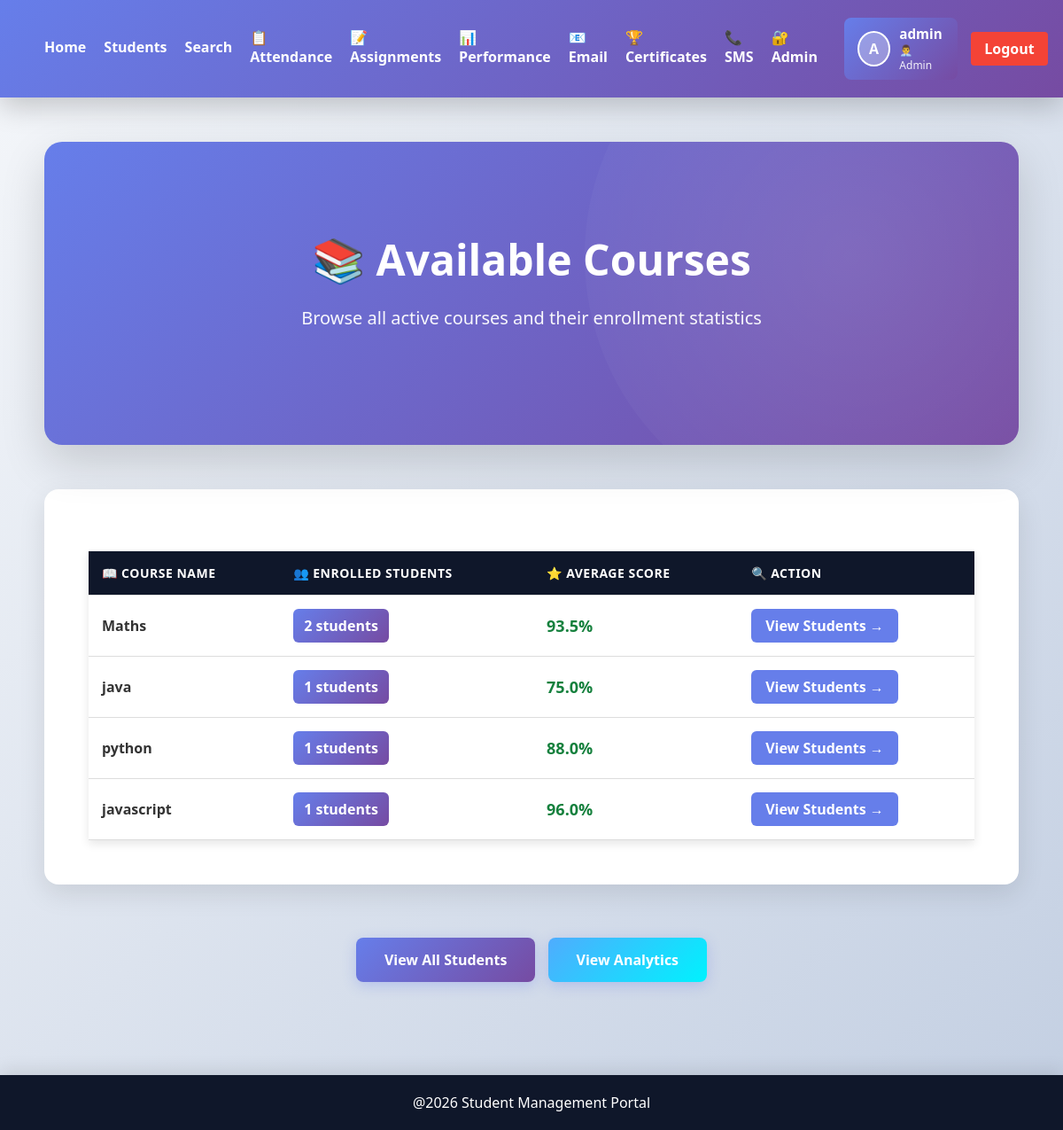
The app's page /courses/ (signed in) with its own data.
### students/models.py (models this page shows, shortened)
class Student(models.Model):
    name = models.CharField(max_length=100)
    course = models.CharField(max_length=100)
    marks = models.IntegerField()
    age = models.IntegerField(default=18)
    profile_pic = models.ImageField(upload_to='profiles/', blank=True, null=True)

### students/views.py (the view)
# urls.py: path('courses/', views.courses_page, name='courses'),
@login_required(login_url='login')
def courses_page(request):
    courses = Student.objects.values('course').distinct()
    course_list = []
    for c in courses:
        course_name = c['course']
        enrolled = Student.objects.filter(course=course_name).count()
        avg = Student.objects.filter(course=course_name).aggregate(Avg('marks'))['marks__avg'] or 0
        course_list.append({
            'name': course_name,
            'enrolled': enrolled,
            'avg_marks': round(avg, 2)
        })
    return render(request, 'courses.html', {'courses': course_list})

### students/templates/courses.html
{% extends 'base.html' %}
{% block content %}
<section class="hero">
    <h1>📚 Available Courses</h1>
    <p>Browse all active courses and their enrollment statistics</p>
</section>
<section class="content-section">
    {% if courses %}
    <table class="table">
        <thead>
            <tr>
                <th>📖 Course Name</th>
                <th>👥 Enrolled Students</th>
                <th>⭐ Average Score</th>
                <th>🔍 Action</th>
            </tr>
        </thead>
        <tbody>
            {% for course in courses %}
            <tr>
                <td><strong style="font-size: 16px;">{{ course.name }}</strong></td>
                <td>
                    <span style="background: linear-gradient(135deg, #667eea, #764ba2); color: white; padding: 8px 12px; border-radius: 6px; font-weight: 600;">
                        {{ course.enrolled }} students
                    </span>
                </td>
                <td>
                    <strong style="font-size: 18px; color: {% if course.avg_marks >= 70 %}#15803d{% elif course.avg_marks >= 50 %}#f59e0b{% else %}#991b1b{% endif %};">
                        {{ course.avg_marks }}%
                    </strong>
                </td>
                <td>
                    <a href="{% url 'search' %}?q={{ course.name }}" style="background: #667eea; color: white; padding: 8px 16px; border-radius: 6px; text-decoration: none; font-weight: 600; display: inline-block; transition: all 0.3s;" onmouseover="this.style.background='#764ba2'" onmouseout="this.style.background='#667eea'">
                        View Students →
                    </a>
                </td>
            </tr>
            {% endfor %}
        </tbody>
    </table>
    {% else %}
    <div style="text-align: center; padding: 60px 20px; background: #f9fafb; border-radius: 12px;">
        <p style="font-size: 18px; color: #666;">📭 No courses available yet</p>
    </div>
    {% endif %}
</section>
<p style="text-align: center; margin-top: 40px;">
    <a href="{% url 'students' %}" class="btn">View All Students</a>
    <a href="{% url 'analytics' %}" class="btn" style="margin-left: 10px; background: linear-gradient(135deg, #4facfe, #00f2fe);">View Analytics</a>
</p>
{% endblock %}

### students/templates/base.html (shortened to what this page needs)
{% load student_extras %}
{% load static %}
<!DOCTYPE html>
<html>
    <head>
        <link rel="stylesheet" href="{%static 'css/style.css'%}">
    </head>
    <body>
        <header class="navbar">
            <nav style="display: flex; justify-content: space-between; align-items: center;">
                <div style="display: flex; gap: 20px; align-items: center;">
                    <a href="{% url 'home' %}">Home</a>
                    <a href="{% url 'students' %}">Students</a>
                    <a href="{% url 'search' %}">Search</a>
                    <a href="{% url 'attendance' %}">📋 Attendance</a>
                    <a href="{% url 'assignments' %}">📝 Assignments</a>
                    <a href="{% url 'performance_charts' %}">📊 Performance</a>
                    {% if user.is_staff or user.is_superuser %}
                        <a href="{% url 'email_notifications' %}">📧 Email</a>
                        <a href="{% url 'certificates' %}">🏆 Certificates</a>
                        <a href="{% url 'sms_alerts' %}">📞 SMS</a>
                        <a href="{% url 'admin_panel' %}">🔐 Admin</a>
                    {% endif %}
                </div>
                <div style="display: flex; align-items: center; gap: 15px;">
                    {% if user.is_authenticated %}
                        {% with admin_user=user %}
                            {% if user.is_staff or user.is_superuser %}
                                <div style="display: flex; align-items: center; gap: 10px; padding: 8px 15px; background: linear-gradient(135deg, #667eea, #764ba2); border-radius: 8px; color: white;">
                                    {% with profile=admin_user.student_set.first %}
                                        {% if profile.profile_pic %}
                                            <img src="{{ profile.profile_pic.url }}" alt="{{ admin_user.username }}" style="width: 40px; height: 40px; border-radius: 50%; object-fit: cover; border: 2px solid white;">
                                        {% else %}
                                            <div style="width: 40px; height: 40px; border-radius: 50%; background: rgba(255,255,255,0.3); display: flex; align-items: center; justify-content: center; font-weight: bold; border: 2px solid white;">
                                                {{ admin_user.first_name|first|upper|default:admin_user.username|first|upper }}
                                            </div>
                                        {% endif %}
                                    {% endwith %}
                                    <div>
                                        <div style="font-weight: 600; font-size: 0.95em;">{{ admin_user.first_name|default:admin_user.username }}</div>
                                        <div style="font-size: 0.75em; opacity: 0.9;">👨‍💼 Admin</div>
                                    </div>
                                </div>
                            {% endif %}
                        {% endwith %}
                        <a href="{% url 'logout' %}" style="padding: 8px 15px; background: #f44336; color: white; border-radius: 4px; text-decoration: none; font-weight: 600;">Logout</a>
                    {% else %}
                        <a href="{% url 'login' %}">Login</a>
                    {% endif %}
                </div>
            </nav>
        </header>
        <div class="container">
            {% block content %}
            {% endblock %}
        </div>
        <footer class="footer">
            <p>@2026 Student Management Portal</p>
        </footer>
    </body>
</html>

### students/static/css/style.css (style rules this page uses)
* { margin: 0; padding: 0; box-sizing: border-box; }
body { font-family: 'Segoe UI', 'Roboto', Tahoma, Geneva, Verdana, sans-serif; background: linear-gradient(135deg, #f5f7fa 0%, #c3cfe2 100%); min-height: 100vh; color: #333; }
.navbar { background: linear-gradient(135deg, #667eea 0%, #764ba2 100%); color: white; display: flex; justify-content: space-between; align-items: center; padding: 20px 50px; box-shadow: 0 10px 30px rgba(0, 0, 0, 0.2); position: sticky; top: 0; z-index: 100; }
nav { display: flex; gap: 30px; }
.navbar a { color: white; text-decoration: none; font-weight: 600; transition: all 0.3s ease; position: relative; padding-bottom: 5px; }
.navbar a::after { content: ''; position: absolute; bottom: 0; left: 0; width: 0; height: 2px; background: #fbbf24; transition: width 0.3s ease; }
.container { padding: 50px; max-width: 1400px; margin: 0 auto; }
.hero { background: linear-gradient(135deg, #667eea 0%, #764ba2 100%); color: white; padding: 100px 50px; text-align: center; border-radius: 20px; box-shadow: 0 20px 50px rgba(0, 0, 0, 0.15); margin-bottom: 50px; position: relative; overflow: hidden; }
.hero::before { content: ''; position: absolute; top: -50%; right: -10%; width: 600px; height: 600px; background: radial-gradient(circle, rgba(255, 255, 255, 0.1), transparent); border-radius: 50%; z-index: 0; }
.hero h1 { font-size: 48px; margin-bottom: 20px; font-weight: 800; position: relative; z-index: 1; }
.hero p { font-size: 20px; margin-bottom: 30px; position: relative; z-index: 1; opacity: 0.95; }
.content-section { background: white; padding: 50px; margin-bottom: 40px; border-radius: 16px; box-shadow: 0 10px 30px rgba(0, 0, 0, 0.1); }
.table { width: 100%; border-collapse: collapse; margin-top: 20px; }
.table thead { background: linear-gradient(135deg, #667eea, #764ba2); color: white; }
.table th { padding: 18px; text-align: left; font-weight: 600; font-size: 14px; text-transform: uppercase; letter-spacing: 0.5px; }
.table td { padding: 16px 18px; border-bottom: 1px solid #e0e0e0; }
.table tbody tr { transition: all 0.2s ease; }
.btn { display: inline-block; margin-top: 20px; padding: 14px 32px; background: linear-gradient(135deg, #667eea, #764ba2); color: white; border: none; border-radius: 8px; text-decoration: none; cursor: pointer; font-weight: 600; transition: all 0.3s ease; font-size: 16px; box-shadow: 0 4px 15px rgba(102, 126, 234, 0.3); position: relative; overflow: hidden; }
.btn::before { content: ''; position: absolute; top: 0; left: -100%; width: 100%; height: 100%; background: linear-gradient(90deg, transparent, rgba(255, 255, 255, 0.2), transparent); transition: left 0.5s; }
.footer { background: linear-gradient(135deg, #667eea, #764ba2); color: white; text-align: center; padding: 30px; margin-top: 60px; box-shadow: 0 -5px 20px rgba(0, 0, 0, 0.1); }
.footer p { margin: 0; font-weight: 500; }
.table { width:100%; background:white; border-collapse:collapse; box-shadow:0 4px 10px rgba(0,0,0,0.1); }
.table th, .table td { padding:15px; border-bottom:1px solid #ddd; }
.table thead { background:#0f172a; color:white; }
.table th { font-weight:bold; text-align:left; }
.table tbody tr { transition:background 0.3s; }
.footer { text-align:center; background:#0f172a; color:white; padding:20px; margin-top:50px; }

### records on screen
Student: name "java", enrolled "1", avg_marks "75.0"
Student: name "python", enrolled "1", avg_marks "88.0"
Student: name "javascript", enrolled "1", avg_marks "96.0"

### other values on screen
{{ admin_user.first_name|default:admin_user.username }} "admin"
{{ course.name }} "Maths"
{{ course.enrolled }} "2"
{{ course.avg_marks }} "93.5"
